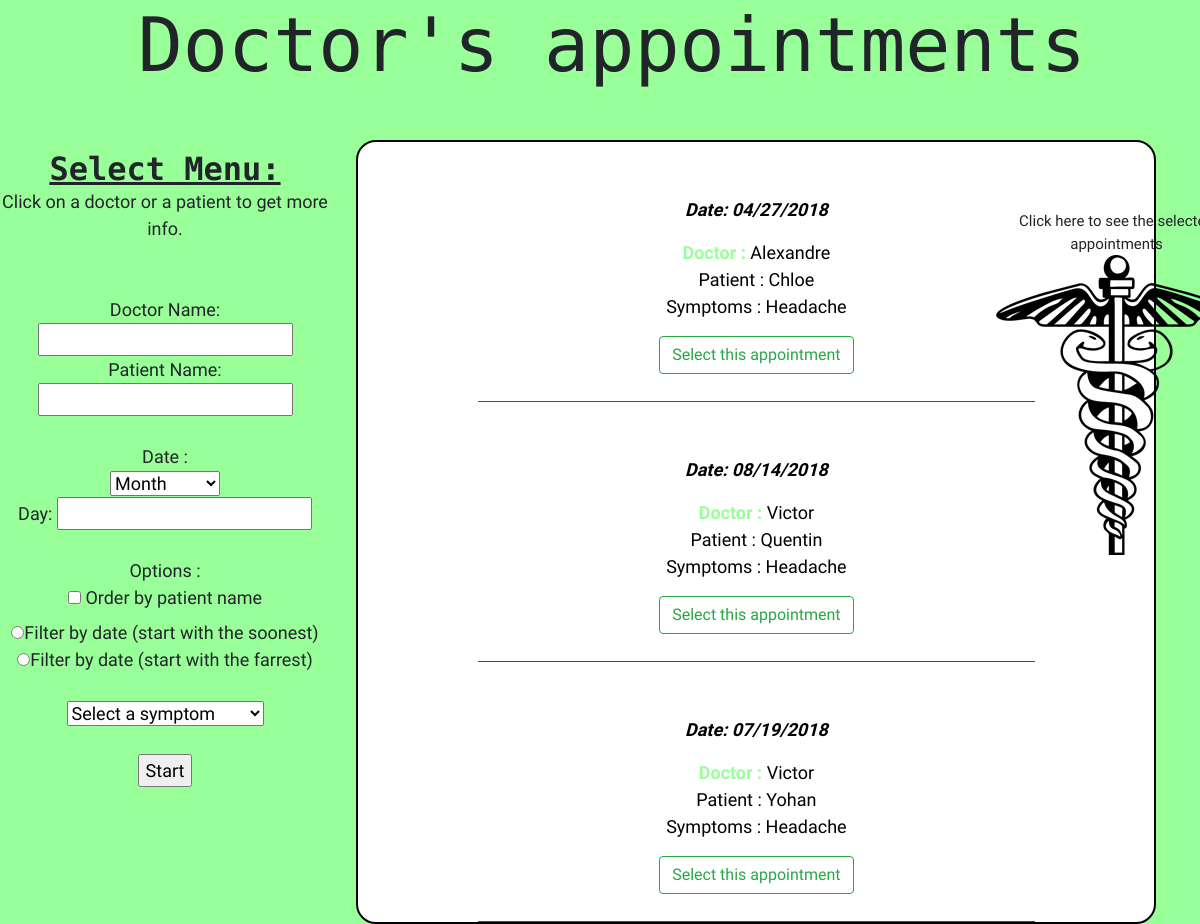
Page /index.php?symptoms=Headache on the committed database.
### tables this page shows
CREATE TABLE `appointment` (
  `doctor_name` varchar(20) DEFAULT NULL,
  `patient_name` varchar(20) DEFAULT NULL,
  `date_day` varchar(2) DEFAULT NULL,
  `date_month` varchar(2) DEFAULT NULL,
  `date_year` varchar(4) DEFAULT NULL,
  `symptoms` varchar(50) DEFAULT NULL
);

### index.php (the view, shortened to what this page needs)
<!DOCTYPE html>
<html>
    <head>
        <link rel="stylesheet" href="https://maxcdn.bootstrapcdn.com/bootstrap/4.0.0/css/bootstrap.min.css">
        <link href="css/styles.css" rel="stylesheet" type="text/css" />
    </head>
    <body>
        <h1>Doctor's appointments</h1>
        <div id ="gotocart">
        Click here to see the selected appointments
            <a href="panier.php">
            <img id="cart" alt="cart" src="css/Medicine.png" >
            </a>
        </div>
        <div id="menu">
            <h2><center><b><u>Select Menu: </u></b></center></h2>
            Click on a doctor or a patient to get more info.
            <div id="select_type">
                <form action="index.php">
                    <br><br>
                    Doctor Name: <input type="text" name="Dname" value="">
                    <br>
                    Patient Name: <input type="text" name="Pname" value="">
                    <br><br>
                    Date :<br>
                    <select name="month">
                        <option value="">Month</option>
                    </select>
                    <br>
                    Day: <input type="text" name="day" value="">
                    <br>
                    <br>
                    Options : <br>
                    <input type="checkbox" name="patient" id="patient" /> <label for="patient">Order by patient name</label><br>
                    <input type="radio" name="order1" value="date" />Filter by date (start with the soonest)</label><br>
                    <input type="radio" name="order2" value="date" />Filter by date (start with the farrest)</label><br>
                    <br>
                    <select name="symptoms">
                        <option value="">Select a symptom</option>
                    </select>
                    <br><br>
                    <input type="submit", value="Start"><br>
                </form>
            </div>
        </div>
        <div id="card">
            <div id="list">
                <?php
                $connUrl = "mysql://hhmcxfo6xje74yta:dq4uvi52fdjxjcmo@if0ck476y7axojpg.cbetxkdyhwsb.us-east-1.rds.amazonaws.com:3306/n9ivgaye1azpifgp";
                $hasConnUrl = !empty($connUrl);
                $connParts = null;
                if ($hasConnUrl) {
                    $connParts = parse_url($connUrl);
                }
                $host = $hasConnUrl ? $connParts['host'] : getenv('IP');
                $dbname = $hasConnUrl ? ltrim($connParts['path'],'/') : 'crime_tips';
                $username = $hasConnUrl ? $connParts['user'] : getenv('C9_USER');
                $password = $hasConnUrl ? $connParts['pass'] : '';
                $bdd = new PDO("mysql:host=$host;dbname=$dbname", $username, $password);
                if ($_GET['symptoms']!='')
                {
                    $reponse = $bdd->query('SELECT * FROM appointment NATURAL JOIN patient NATURAL JOIN doctor WHERE symptoms=\'' . $_GET['symptoms'] . '\'');
                }
                $cmpt1 = 0;
                $cmpt2 = 100;
                while ($donnees = $reponse->fetch())
                {
                ?>
                    <div id="item">
                        <p>
                        <br/><br/>
                        <em><b> Date: <?php echo $donnees['date_month']; ?>/<?php echo $donnees['date_day']; ?>/2018 </b></em><br/>
                        <div class="popup" onclick="myFunction(<?php echo $cmpt1 ?>)" ><span id='green'><b>Doctor : </b></span>  <?php echo $donnees['doctor_name']; ?>
                        </div><br/>
                        <div class="popup" onclick="myFunction2(<?php echo $cmpt2 ?>)">Patient : <?php echo $donnees['patient_name']; ?>
                        </div><br/>
                        Symptoms : <?php echo $donnees['symptoms']; ?> <br />
                        </p>
                        <button  type="button" class="btn btn-outline-success" onclick="addtoCart()">Select this appointment</button><br> <br/>
                    </div>
                    <?php
                    $cmpt1++ ;
                    $cmpt2++ ;
                    ?>
                <?php
                }
                ?>
        </div>
    </body>
</html>

### css/styles.css (style rules this page uses)
body { width: 99%; height: 100%; font-size: 18px; background-color:#99ff99; background-size: auto; font-family: 'Share Tech', sans-serif; }
h1 { font-family: 'Share Tech Mono', monospace; font-size: 75px; margin: auto; text-align: center; width: 99%; margin-left: 2%; }
h2 { font-family: 'Share Tech Mono', monospace; margin: auto; text-align: center; width: 99%; }
#item { border-bottom: 1px solid green; width: 70%; margin-left: auto; margin-right: auto; text-align: center; font-family: 'Share Tech', sans-serif; }
#menu { margin-left: -15px; margin-top: 5%; width: 30%; height: 100px; float:left; position: fixed; font-family: 'Share Tech', sans-serif; text-align: center; }
#select_type { padding-bottom: 10px; text-align: center; font-family: 'Share Tech', sans-serif; }
#card { text-align: justify; margin-left: 30%; background-color: white; width: 800px; color: black; border-width: 2px; border-radius: 20px; font-family: 'Share Tech', sans-serif; border-style: solid; border-color: black; margin-top:50px; }
#green { color : #99ff99; }
.popup { position: relative; display: inline-block; cursor: pointer; -webkit-user-select: none; -moz-user-select: none; -ms-user-select: none; user-select: none; }
#gotocart { text-align: center; position: absolute; position: fixed; margin-left : 83%; margin-top : 10%; font-size: 15px; }

### rows in the picture
appointment: date_month "04", date_day "27", doctor_name "Alexandre", patient_name "Chloe", symptoms "Headache"
appointment: date_month "08", date_day "14", doctor_name "Victor", patient_name "Quentin", symptoms "Headache"
appointment: date_month "07", date_day "19", doctor_name "Victor", patient_name "Yohan", symptoms "Headache"
